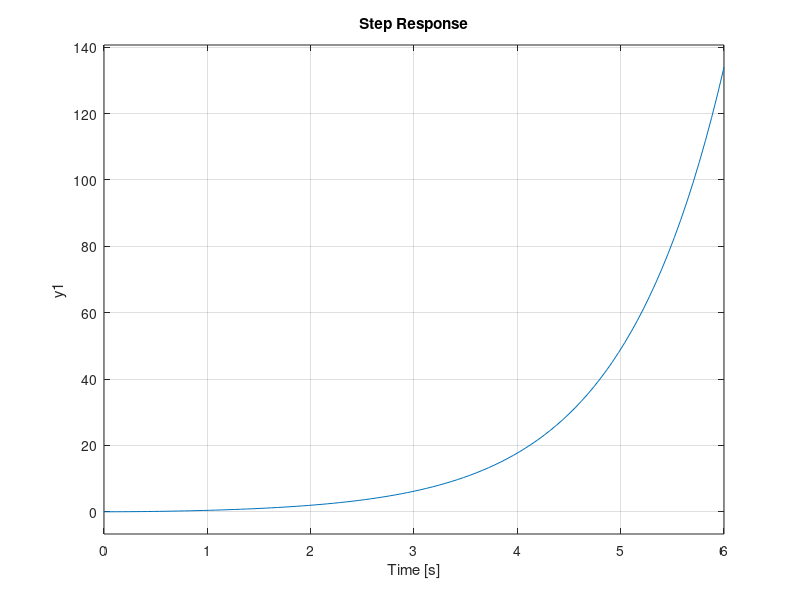
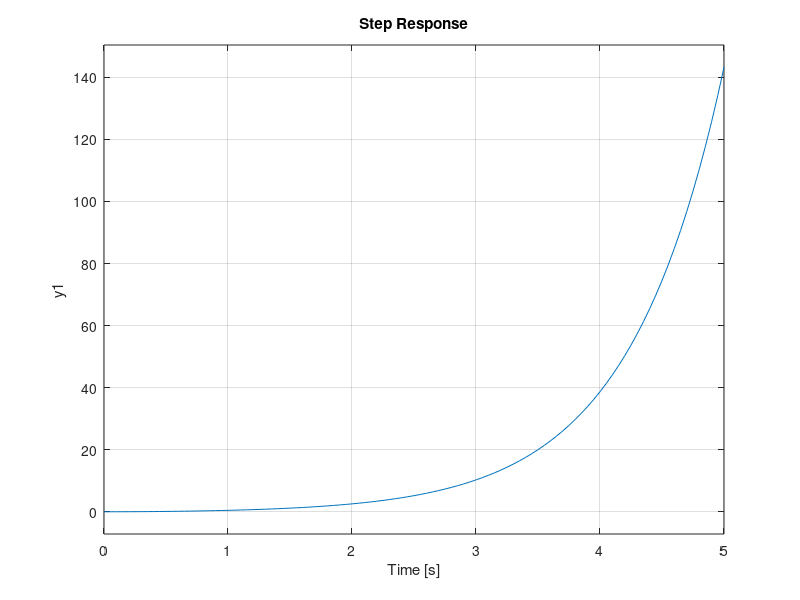
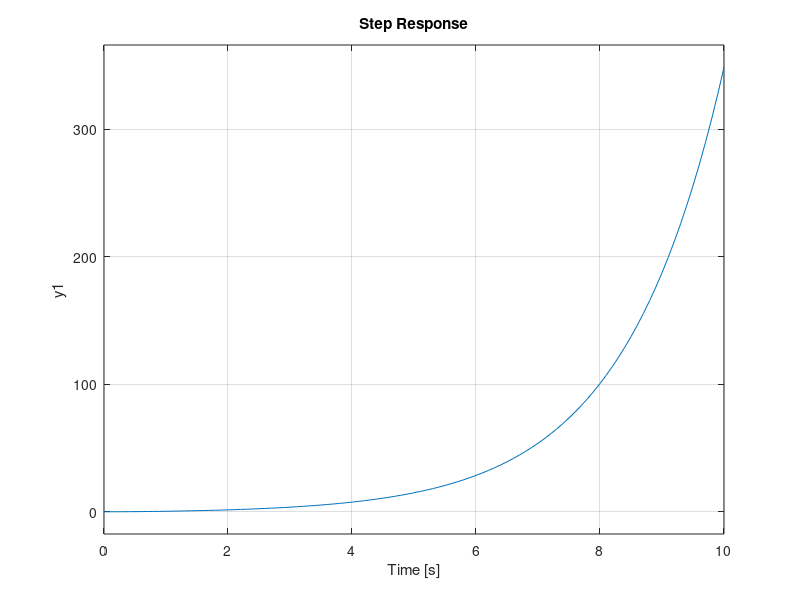
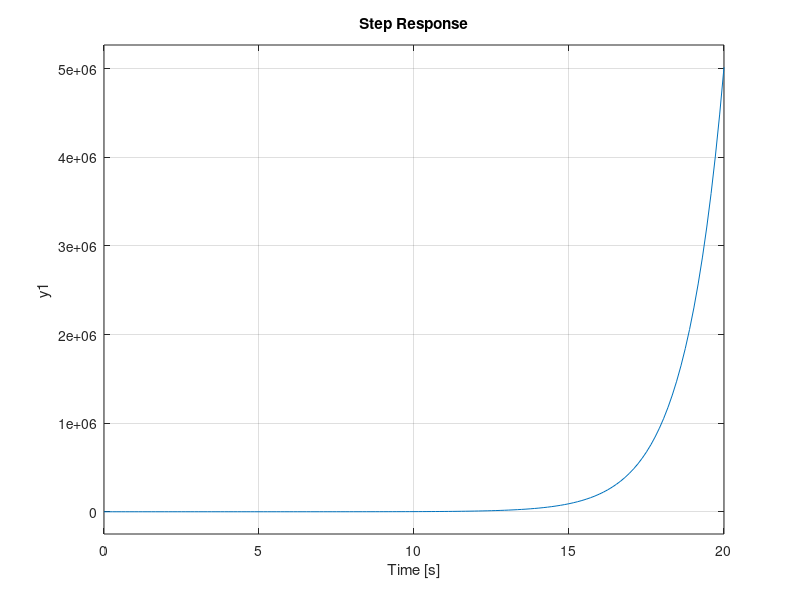

Here is the MATLAB script that generated these plots, in order:
clc;
clear;
close all;
G=tf([1],[1 1 -2])
H1=tf(-1)
sys1=feedback(G,H1)
H2=tf(1)
sys2=feedback(G,H2)
H3=tf([1],[1 1])
sys3=feedback(G,H3)
H4=tf([1 1],[1])
sys4=feedback(G,H4)
figure(1)
step(G)
figure(2)
step(sys1)
figure(3)
step(sys2)
figure(4)
step(sys3)
figure(5)
step(sys4)
